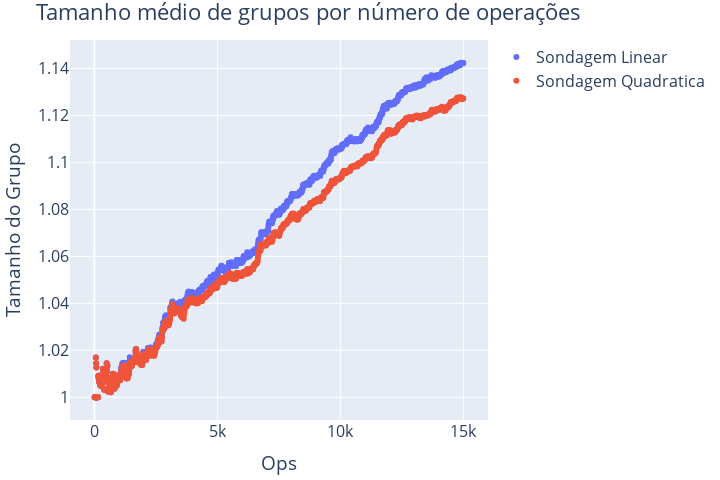

This figure's notebook cell:
### Code cell
fig = go.Figure()
for idx, (name, dfs) in enumerate(runs):
    df = pd.concat(dfs)
    add_mean_std_trace(fig, df, name, idx, "groups_mean", "ops")

fig.update_layout(title="Tamanho médio de grupos por número de operações", xaxis_title='Ops', yaxis_title="Tamanho do Grupo", **layout_settings)
fig.show()

### Figure 1 — Plotly figure (JSON) as saved in the notebook; plotly's stock layout.template omitted (floating-point values rounded to 4 significant figures; data arrays with more than 128 entries replaced by an {"elided": "..."} marker saying what was removed)
{"data": [{"line": {"color": "#636EFA"}, "mode": "markers", "name": "Sondagem Linear", "type": "scatter", "x": {"elided": "1600 int values"}, "y": {"elided": "1600 float values"}}, {"line": {"color": "#EF553B"}, "mode": "markers", "name": "Sondagem Quadratica", "type": "scatter", "x": {"elided": "1600 int values"}, "y": {"elided": "1600 float values"}}], "layout": {"font": {"size": 16}, "height": 480, "margin": {"b": 10, "l": 10, "r": 10, "t": 40}, "title": {"text": "Tamanho médio de grupos por número de operações"}, "width": 720, "xaxis": {"title": {"text": "Ops"}}, "yaxis": {"title": {"text": "Tamanho do Grupo"}}}}
